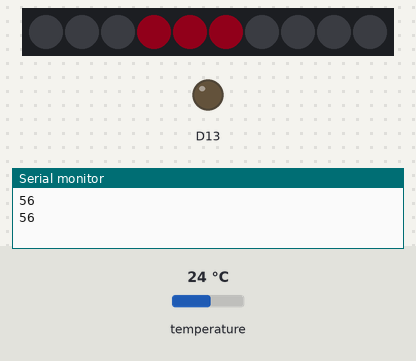
A sketch run on a simulated Adafruit Circuit Playground Express. Shown: 10 RGB LEDs in strip order, left to right, output pins drawn as LEDs (lit = HIGH), the last lines printed to the serial monitor. The inputs (shaded band) are chosen by the test bench; at power-on: temperature 24 °C. Dim RGB values are drawn brighter than linear.

Above: at 1.8 s.
1.9 s: temperature set to 12 °C
At 2.7 s:
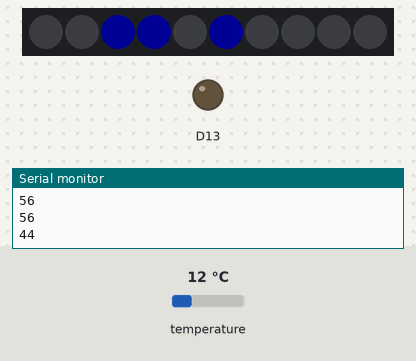
3.5 s: temperature set to 33 °C
At 4.3 s:
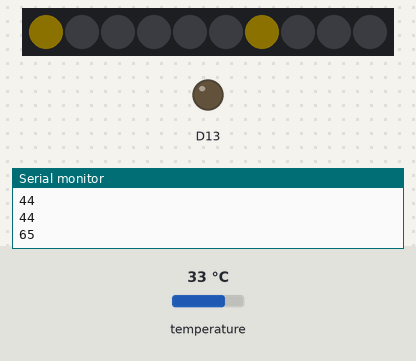
5.5 s: temperature set to 41 °C
At 7.2 s:
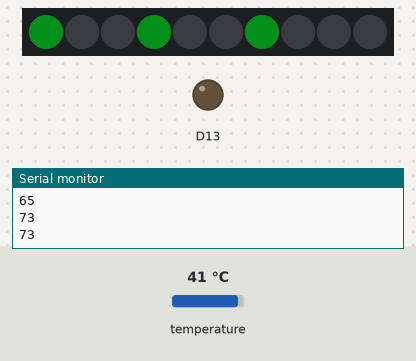
Timing chart, 0 to 8.7 s (numbered marks = the images above; inputs shaded):
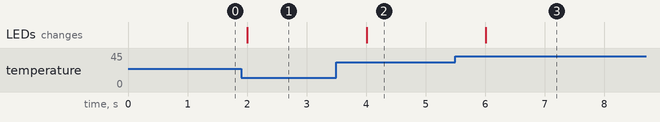

The sketch:

bin_therm.ino
```cpp
#include <Adafruit_CircuitPlayground.h>
#include <string.h>
#include <math.h>

void setup() {
  Serial.begin(9600);
  CircuitPlayground.begin();

}

int temp;
int heat_case;
void loop() {
  CircuitPlayground.clearPixels();
  // put your main code here, to run repeatedly:
  temp = (9/5) * CircuitPlayground.temperature() + 32;
  if (temp > 70) heat_case = 0; //hot
  if (temp > 60 && temp <= 70) heat_case = 1; //warm
  if (temp > 50 && temp <= 60) heat_case = 2; //cold
  if (temp <= 50) heat_case = 3; //very cold
  switch (heat_case) {
    case 0:
      heat_case = 100; //red
      break;
    case 1:
      heat_case = 40; //orange
      break;
    case 2:
      heat_case = 240; //yellow
      break;
    case 3:
      heat_case = 170; //blue
      break;
  }
  Serial.println(temp);
  for (int j = 11; j >= 0; j--) {
    if (temp >= pow(2, j)) {
      temp = temp - pow(2, j);
      CircuitPlayground.setPixelColor(j, CircuitPlayground.colorWheel(heat_case));
    }
  }
  delay(1000);
}
```

Measured:
- after the input at 1.9 s, the LEDs: change after 0.11 s (image 1)
- after the input at 3.5 s, the LEDs: change after 0.51 s (image 2)
- after the input at 5.5 s, the LEDs: change after 0.51 s (image 3)
